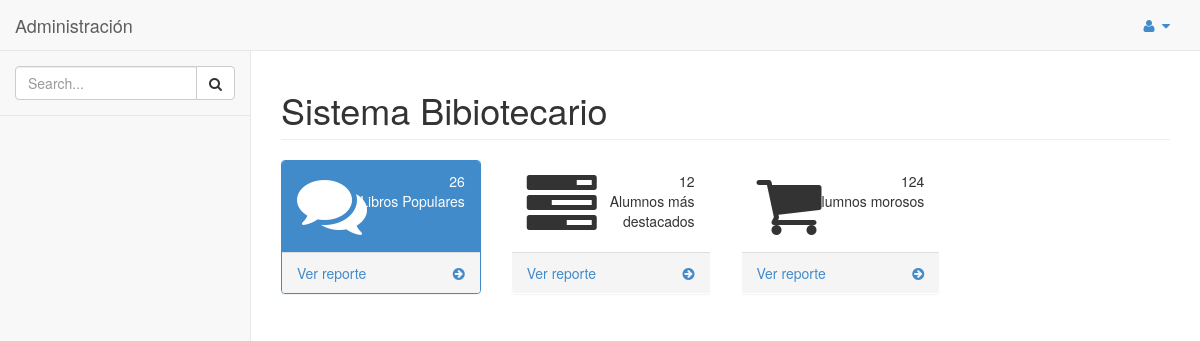
The app's page /SYSTEM/library_system/index.php (signed in), older data.
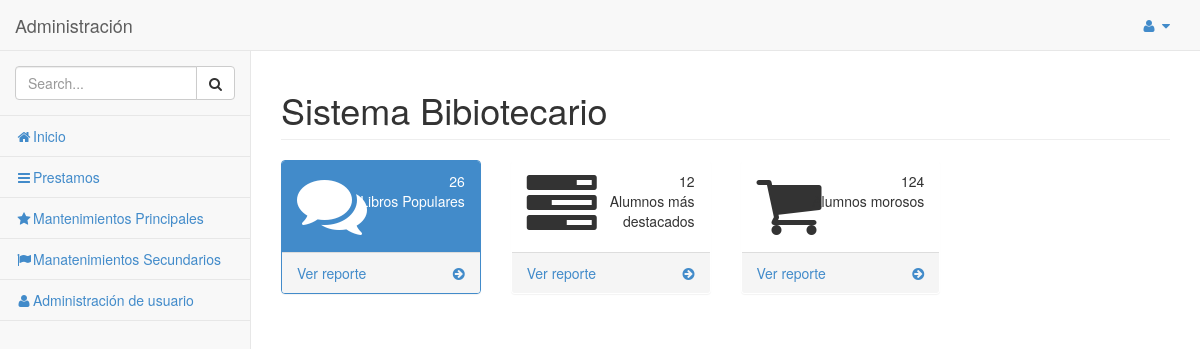
The same page, newer data.
### tables this page shows
CREATE TABLE `menu_principal` (
  `id_menu_principal` int(11) NOT NULL,
  `nombre` varchar(50) DEFAULT NULL,
  `url` varchar(100) DEFAULT NULL,
  `nivel_acceso` int(11) DEFAULT NULL,
  `icono` varchar(30) DEFAULT NULL
);

### SYSTEM/library_system/clases/conexion/mto_menu.php (called while the page is built, shortened)
<?php
include_once "clDML.php";
class mto_menu
{
    public function get_menu_secundario_rol($id_padre,$rol)
    {
        $condicion = "";
        switch ($rol) {
            case '1':
                $condicion = "AND nivel_acceso IN(1)";
                break;
        }
        $query = "SELECT id_menu,nombre_item,id_parent_item,url,nivel_acceso,icono FROM MENU WHERE id_parent_item='$id_padre' $condicion ;";
        $conn = new clDML();
        $users = $conn->get_list($query);
        return $users;
    }
     public function get_menu_principal_rol($rol)
    {
        $condicion = "";
        switch ($rol) {
            case '1':
                $condicion = "WHERE nivel_acceso IN(1)";
                break;
        }
        $query = "SELECT id_menu_principal,nombre,url,nivel_acceso,icono FROM MENU_PRINCIPAL $condicion ;";
        $conn = new clDML();
        $users = $conn->get_list($query);
        return $users;
    }
}
?>

### SYSTEM/library_system/clases/conexion/clDML.php (called while the page is built, shortened)
<?php
class clDML
{
    public function conectar($hostname, $username,$password, $database){
        $mysqli = new mysqli($hostname, $username,$password, $database);
        if ($mysqli -> connect_errno) {
        die( "Fallo la conexión a MySQL: (" . $mysqli -> mysqli_connect_errno()
        . ") " . $mysqli -> mysqli_connect_error());
        return $mysqli;
        }
        else{
            return $mysqli;
        }
    }
    public function get_list($query)
    {
        $connection = $this->conectar(DB_HOST,DB_USER,DB_PASS,DB_NAME,DB_CHARSET);
        $result = $connection->query($query);
        if($result){
            $users = $result->fetch_all(MYSQLI_ASSOC);
        }else{
            $users = [];
        }
        return $users;
    }
}
?>

### SYSTEM/library_system/constants.php (called while the page is built)
<?php
$ROOT_PATH = 'http://localhost/library_system/';
?>

### SYSTEM/library_system/menu.php (the view, shortened to what this page needs)
<?php
    include_once 'constants.php';
    include_once 'clases/conexion/mto_menu.php';
    include_once 'clases/login.php';
    if(isset($_SESSION['usr']) && isset($_SESSION['cod_usr'])){
       $rol_usu = $_SESSION['rol_usr'];
    }else{
        header('location: '.$ROOT_PATH . 'login.php');
    }
    $mto_menu = new mto_menu();
    $list_menu_principal = $mto_menu->get_menu_principal_rol($rol_usu);
    $stringHTML = "";
    foreach ($list_menu_principal as $row){
        $stringHTML .= "<li><a href='$ROOT_PATH".$row['url']."'>";
        $stringHTML .= "<i class='".$row['icono']."'></i>";
        $stringHTML .= $row['nombre']."</a>";
        $list_menu_secundario = $mto_menu->get_menu_secundario_rol($row['id_menu_principal'],$rol_usu);
        if (count($list_menu_secundario) > 0) {
            $stringHTML .= "<ul class='nav nav-second-level' aria-expanded='false'>";
            foreach ($list_menu_secundario as $fila){
                $stringHTML .= "<li><a href='$ROOT_PATH".$fila['url']."'>".$fila['nombre_item']."</a></li>";
            }
            $stringHTML .= "</ul>";
        }
        $stringHTML .= "</li>";
    }
echo ($stringHTML);
?>

### SYSTEM/library_system/index.php (shortened to what this page needs)
<!DOCTYPE html>
<html>
<head>
    <link href="css/bootstrap.min.css" rel="stylesheet">
    <link href="font-awesome/css/font-awesome.css" rel="stylesheet">
    <link href="css/plugins/morris/morris-0.4.3.min.css" rel="stylesheet">
    <link href="css/plugins/timeline/timeline.css" rel="stylesheet">
    <link href="css/sb-admin.css" rel="stylesheet">
</head>
<body>
    <div id="wrapper">
        <nav class="navbar navbar-default navbar-fixed-top" role="navigation" style="margin-bottom: 0">
            <div class="navbar-header">
                <a class="navbar-brand" href="index.html">Administración</a>
            </div>
             <ul class="nav navbar-top-links navbar-right">
                <li class="dropdown">
                    <a class="dropdown-toggle" data-toggle="dropdown" href="#">
                        <i class="fa fa-user fa-fw"></i>  <i class="fa fa-caret-down"></i>
                    </a>
                        <?php include 'menu_usuario.php';?>
                </li>
            </ul>
           <div class="navbar-default navbar-static-side" role="navigation">
                <div class="sidebar-collapse">
                    <ul class="nav" id="side-menu">
                        <li class="sidebar-search">
                            <div class="input-group custom-search-form">
                                <input type="text" class="form-control" placeholder="Search...">
                                <span class="input-group-btn">
                                <button class="btn btn-default" type="button">
                                    <i class="fa fa-search"></i>
                                </button>
                            </span>
                            </div>
                        </li>
                       <?php include 'menu.php';?>
                    </ul>
                </div>
            </div>
        </nav>
        <div id="page-wrapper">
            <div class="row">
                <div class="col-lg-12">
                    <h1 class="page-header">Sistema Bibiotecario</h1>
                </div>
            </div>
           <div class="row">
                <div class="col-lg-3 col-md-6">
                    <div class="panel panel-primary">
                        <div class="panel-heading">
                            <div class="row">
                                <div class="col-xs-3">
                                    <i class="fa fa-comments fa-5x"></i>
                                </div>
                                <div class="col-xs-9 text-right">
                                    <div class="huge">26</div>
                                    <div>Libros Populares</div>
                                </div>
                            </div>
                        </div>
                        <a href="#">
                            <div class="panel-footer">
                                <span class="pull-left">Ver reporte</span>
                                <span class="pull-right"><i class="fa fa-arrow-circle-right"></i></span>
                                <div class="clearfix"></div>
                            </div>
                        </a>
                    </div>
                </div>
                <div class="col-lg-3 col-md-6">
                    <div class="panel panel-green">
                        <div class="panel-heading">
                            <div class="row">
                                <div class="col-xs-3">
                                    <i class="fa fa-tasks fa-5x"></i>
                                </div>
                                <div class="col-xs-9 text-right">
                                    <div class="huge">12</div>
                                    <div>Alumnos más destacados</div>
                                </div>
                            </div>
                        </div>
                        <a href="#">
                            <div class="panel-footer">
                                <span class="pull-left">Ver reporte</span>
                                <span class="pull-right"><i class="fa fa-arrow-circle-right"></i></span>
                                <div class="clearfix"></div>
                            </div>
                        </a>
                    </div>
                </div>
                <div class="col-lg-3 col-md-6">
                    <div class="panel panel-yellow">
                        <div class="panel-heading">
                            <div class="row">
                                <div class="col-xs-3">
                                    <i class="fa fa-shopping-cart fa-5x"></i>
                                </div>
                                <div class="col-xs-9 text-right">
                                    <div class="huge">124</div>
                                    <div>Alumnos morosos</div>
                                </div>
                            </div>
                        </div>
                        <a href="#">
                            <div class="panel-footer">
                                <span class="pull-left">Ver reporte</span>
                                <span class="pull-right"><i class="fa fa-arrow-circle-right"></i></span>
                                <div class="clearfix"></div>
                            </div>
                        </a>
                    </div>
                </div>
            </div>
        </div>
    </div>
</body>
</html>

### SYSTEM/library_system/css/sb-admin.css (style rules this page uses)
body { padding-top: 100px; background-color: #f8f8f8; }
@media (min-width:768px) { body { padding-top: 50px; } }
#wrapper { width: 100%; }
#page-wrapper { padding: 0 15px; min-height: 568px; background-color: #fff; }
@media (min-width:768px) { #page-wrapper { position: inherit; margin: 0 0 0 250px; padding: 0 30px; min-height: 1300px; border-left: 1px solid #e7e7e7; } }
.navbar-top-links li { display: inline-block; }
.navbar-top-links li:last-child { margin-right: 15px; }
.navbar-top-links li a { padding: 15px; min-height: 50px; }
.navbar-static-side ul li { border-bottom: 1px solid #e7e7e7; }
.sidebar-search { padding: 15px; }
@media (min-width:768px) { .navbar-static-side { z-index: 1; position: absolute; width: 250px; margin-top: 51px; } }

Row changes from the older to the newer data that the page shows:
added menu_principal: nombre "Inicio"
added menu_principal: nombre "Prestamos"
added menu_principal: nombre "Mantenimientos Principales"
added menu_principal: nombre "Manatenimientos Secundarios"
added menu_principal: nombre "Administración de usuario"
